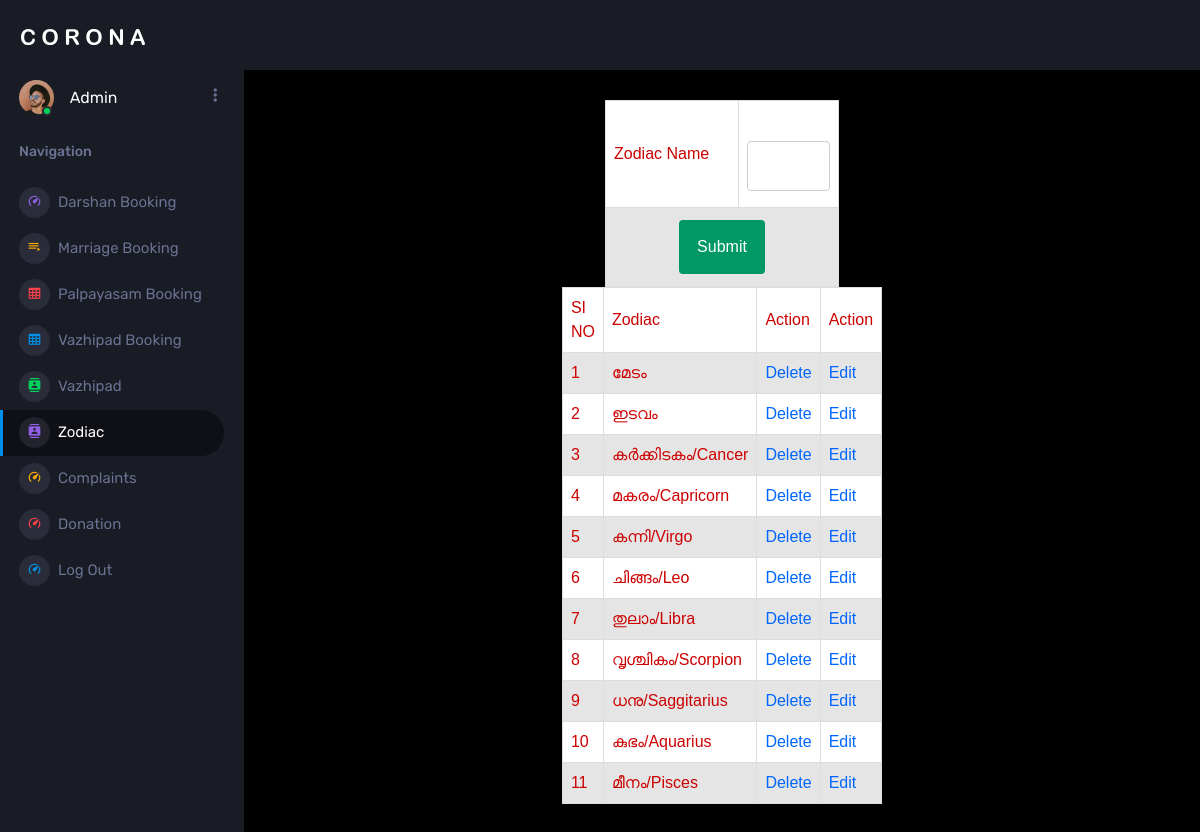
Screenshot of /Project/Admin/Zodiac.php with the database file from the repository.
### tables this page shows
CREATE TABLE `tbl_zodiacsign` (
  `zodiac_id` int(11) NOT NULL,
  `zodiac_name` varchar(50) NOT NULL
);

### Project/Admin/Zodiac.php (the view, shortened to what this page needs)
<?php
include("../Assets/Connection/connection.php");
include("Head.php");
		?>
        <?php
$zname="";
?>
<!DOCTYPE html PUBLIC "-//W3C//DTD XHTML 1.0 Transitional//EN" "http://www.w3.org/TR/xhtml1/DTD/xhtml1-transitional.dtd">
<html xmlns="http://www.w3.org/1999/xhtml">
<head>
</head>
<body>
<form name="form1" method="post" action="">
  <table width="234" border="1">
    <tr>
      <td width="124">Zodiac Name</td>
      <td width="94"><label for="txt_name"></label>
      <input type="text" name="txt_name" id="txt_name" value="<?php echo $zname; ?>" required>
    </tr>
    <tr>
       <td colspan="2"><div align="center">
        <input type="submit" name="txt_submit" id="txt_submit" value="Submit">
      </div></td>
    </tr>
  </table>
  <table width="300" border="1">
    <tr>
      <td width="31">SI NO</td>
      <td width="55">Zodiac</td>
      <td width="60">Action</td>
      <td width="60">Action</td>
    </tr>
     <?php
	 $i=0;
    $sel="Select * from tbl_zodiacsign";
	$result=$con->query($sel);
	while($row=$result->fetch_assoc())
	{
		$i++;
	?>
    <tr>
    <td><?php echo $i;?></td>
	<td><?php echo $row["zodiac_name"];?></td>
    <td><a href="Zodiac.php?did=<?php echo $row["zodiac_id"]?>">Delete</a></td>
    <td width="133">
<a href="Zodiac.php?aid=<?php echo $row["zodiac_id"]?>">Edit</a></td>
</tr>
    <?php
	}
	?>
  </table>
</form>
</body>
</html>
<?php
include("Foot.php");
?>

### Project/Assets/Templates/Admin/form.css (style rules this page uses)
#tab td, #tab th { border: 1px solid #ddd; padding: 8px; color: #C00; }
#tab a { color:#06F; }
#tab tr:nth-child(even) { background-color: #e6e5e5; }
#tab tr:nth-child(odd) { background-color: #ffffff; }
input[type=text],[type=password],[type=email],[type=date], select { width: 100%; padding: 12px 20px; margin: 8px 0; display: inline-block; border: 1px solid #ccc; border-radius: 4px; box-sizing: border-box; }
input[type=submit] { width: 40%; background-color: #096; color: white; padding: 15px; margin: 4px 0; border: none; border-radius: 4px; cursor: pointer; }

### rows the page displays
tbl_zodiacsign: zodiac_name "മേടം"
tbl_zodiacsign: zodiac_name "ഇടവം"
tbl_zodiacsign: zodiac_name "കർക്കിടകം/Cancer"
tbl_zodiacsign: zodiac_name "മകരം/Capricorn"
tbl_zodiacsign: zodiac_name "കന്നി/Virgo"
tbl_zodiacsign: zodiac_name "ചിങ്ങം/Leo"
tbl_zodiacsign: zodiac_name "തുലാം/Libra"
tbl_zodiacsign: zodiac_name "വൃശ്ചികം/Scorpion"
tbl_zodiacsign: zodiac_name "ധനു/Saggitarius"
tbl_zodiacsign: zodiac_name "കുഭം/Aquarius"
tbl_zodiacsign: zodiac_name "മീനം/Pisces"
